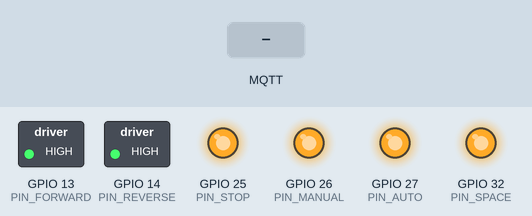
This sketch was run on a simulated ESP32. Parts: switched loads named in the sketch (green lamp = pin HIGH), output pins drawn as LEDs (lit = HIGH). The test bench sets the inputs (shaded band). WiFi joins after 1.5 s; servers stay silent unless stated; no MQTT or app messages arrive unless stated; what the sketch prints to the serial monitor is not drawn.

Above: at 2.9 s.
3.0 s: MQTT message "START_FORWARD" arrives on the first subscribed topic
At 3.6 s:
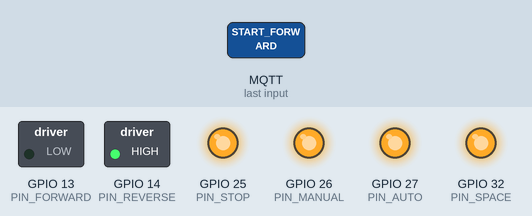
5.3 s: MQTT message "START_REVERSE" arrives on the first subscribed topic
At 6.0 s:
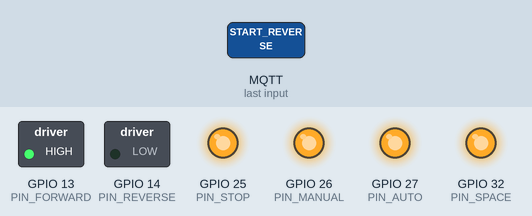
7.6 s: MQTT message "STOP" arrives on the first subscribed topic
At 8.0 s:
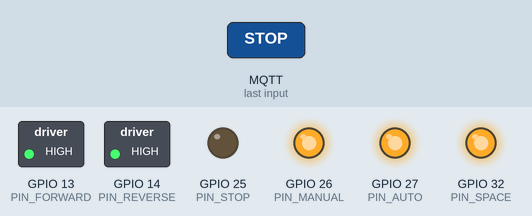
9.6 s: MQTT message "MODE_MANUAL" arrives on the first subscribed topic
At 10.8 s:
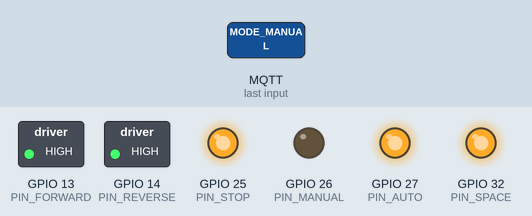
11.1 s: MQTT message "MODE_AUTO" arrives on the first subscribed topic
At 12.1 s:
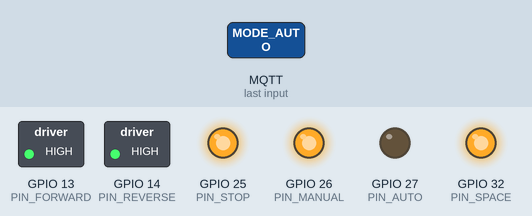
12.6 s: MQTT message "SPACE" arrives on the first subscribed topic
At 13.2 s:
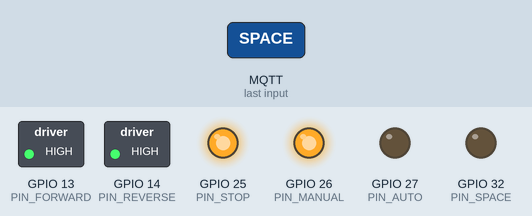
Timing chart, 0 to 15.1 s (numbered marks = the images above; inputs shaded):
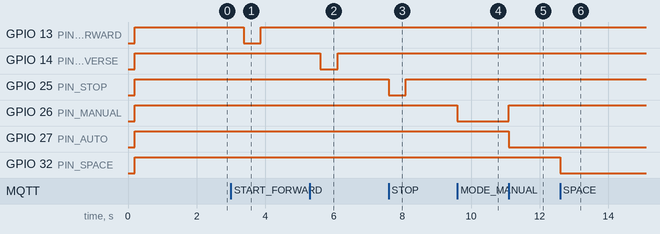

The sketch:

dol_starter_esp32.ino
```cpp
/*
 * ============================================================================
 *  DOL Starter - ESP32 MQTT Firmware
 * ============================================================================
 *  Broker   : EMQX Cloud (MQTT over TLS/SSL, port 8883)
 *  Subscribe: dol/starter/command   <- JSON {"command":"..."}
 *  Publish  : dol/starter/status    -> JSON status (retained)
 *
 *  Peta tombol aplikasi Flutter -> relay -> GPIO:
 *    START_FORWARD -> Relay 1 -> GPIO13
 *    START_REVERSE -> Relay 2 -> GPIO14
 *    STOP          -> Relay 3 -> GPIO25
 *    MODE_MANUAL   -> Relay 4 -> GPIO26
 *    MODE_AUTO     -> Relay 5 -> GPIO27
 *    SPACE         -> Relay 6 -> GPIO32
 *
 *  Board   : ESP32 (Arduino core 2.0.x / 3.x)
 *  Library : PubSubClient (Nick O'Leary) >= 2.8.0
 * ============================================================================
 */

#include <WiFi.h>
#include <WiFiClientSecure.h>
#include <PubSubClient.h>

// ======================= KONFIGURASI (WAJIB DIISI) ==========================
const char* WIFI_SSID   = "GANTI_SSID_WIFI";
const char* WIFI_PASS   = "GANTI_PASSWORD_WIFI";

const char* MQTT_HOST   = "GANTI_HOST_EMQX";
const int   MQTT_PORT   = 8883;                 // MQTT over TLS/SSL
const char* MQTT_USER   = "GANTI_USERNAME_MQTT";
const char* MQTT_PASS   = "GANTI_PASSWORD_MQTT";
const char* CLIENT_ID   = "esp32-dol-starter";  // harus unik per device

const char* TOPIC_CMD    = "dol/starter/command";
const char* TOPIC_STATUS = "dol/starter/status";
// ============================================================================

// ======================= KONFIGURASI PERILAKU RELAY ========================
// 1 = START/STOP bersifat MOMENTARY (pulse singkat, meniru tekan tombol fisik).
//     Cocok bila relay disambung paralel dengan push-button panel DOL.
// 0 = START bersifat LATCHING (relay bertahan ON) + interlock antar arah.
//     Cocok bila relay memicu koil kontaktor secara langsung.
#define PULSE_START_STOP   1

// Modul relay umumnya ACTIVE-LOW. Set false bila modul Anda active-HIGH.
#define RELAY_ACTIVE_LOW   1

const uint16_t PULSE_MS     = 500;   // durasi pulse tombol START/STOP
const uint16_t INTERLOCK_MS = 300;   // jeda mati antar arah (anti hubung-singkat)
const uint32_t HEARTBEAT_MS = 30000; // interval publish status saat idle
// ============================================================================

// ============================== PIN RELAY ==================================
const int PIN_FORWARD = 13;
const int PIN_REVERSE = 14;
const int PIN_STOP    = 25;
const int PIN_MANUAL  = 26;
const int PIN_AUTO    = 27;
const int PIN_SPACE   = 32;

const int RELAY_ON  = RELAY_ACTIVE_LOW ? LOW  : HIGH;
const int RELAY_OFF = RELAY_ACTIVE_LOW ? HIGH : LOW;
// ============================================================================

// Root CA EMQX (isi bila memakai mode aman; lihat USE_INSECURE_TLS di setup()).
static const char* EMQX_CA = R"EOF(
-----BEGIN CERTIFICATE-----
ISI_ROOT_CA_EMQX_DI_SINI
-----END CERTIFICATE-----
)EOF";

WiFiClientSecure tls;
PubSubClient mqtt(tls);

// State logis (dipakai untuk status feedback ke aplikasi)
bool forwardOn = false;
bool reverseOn = false;
bool manualOn  = false;
bool autoOn    = false;
bool spaceOn   = false;

// ---------------------------------------------------------------------------
// Utilitas
// ---------------------------------------------------------------------------
inline void driveRelay(int pin, bool on) {
  digitalWrite(pin, on ? RELAY_ON : RELAY_OFF);
}

void allRelaysOff() {
  driveRelay(PIN_FORWARD, false);
  driveRelay(PIN_REVERSE, false);
  driveRelay(PIN_STOP,    false);
  driveRelay(PIN_MANUAL,  false);
  driveRelay(PIN_AUTO,    false);
  driveRelay(PIN_SPACE,   false);
}

void pulseRelay(int pin) {
  driveRelay(pin, true);
  delay(PULSE_MS);
  driveRelay(pin, false);
}

// ---------------------------------------------------------------------------
// Kontrol motor (dengan interlock anti forward+reverse bersamaan)
// ---------------------------------------------------------------------------
void runForward() {
  driveRelay(PIN_REVERSE, false);
  reverseOn = false;
  delay(INTERLOCK_MS);
#if PULSE_START_STOP
  pulseRelay(PIN_FORWARD);
#else
  driveRelay(PIN_FORWARD, true);
#endif
  forwardOn = true;
}

void runReverse() {
  driveRelay(PIN_FORWARD, false);
  forwardOn = false;
  delay(INTERLOCK_MS);
#if PULSE_START_STOP
  pulseRelay(PIN_REVERSE);
#else
  driveRelay(PIN_REVERSE, true);
#endif
  reverseOn = true;
}

void stopMotor() {
  if (forwardOn)  driveRelay(PIN_FORWARD, false);
  if (reverseOn)  driveRelay(PIN_REVERSE, false);
#if PULSE_START_STOP
  pulseRelay(PIN_STOP);
#else
  driveRelay(PIN_STOP, true);
  delay(PULSE_MS);
  driveRelay(PIN_STOP, false);
#endif
  forwardOn = false;
  reverseOn = false;
}

void setMode(bool manual) {
  if (manual) {
    driveRelay(PIN_AUTO, false);
    driveRelay(PIN_MANUAL, true);
  } else {
    driveRelay(PIN_MANUAL, false);
    driveRelay(PIN_AUTO, true);
  }
  manualOn = manual;
  autoOn   = !manual;
}

// ---------------------------------------------------------------------------
// Parser JSON sederhana: ambil nilai "command" tanpa library eksternal
// ---------------------------------------------------------------------------
String extractCommand(const String& json) {
  int k = json.indexOf("\"command\"");
  if (k < 0) return "";
  int colon = json.indexOf(':', k);
  if (colon < 0) return "";
  int first = json.indexOf('"', colon + 1);
  if (first < 0) return "";
  int last = json.indexOf('"', first + 1);
  if (last < 0) return "";
  return json.substring(first + 1, last);
}

// ---------------------------------------------------------------------------
// Eksekusi perintah
// ---------------------------------------------------------------------------
void handleCommand(const String& cmd) {
  if (cmd == "START_FORWARD") {
    runForward();
  } else if (cmd == "START_REVERSE") {
    runReverse();
  } else if (cmd == "STOP") {
    stopMotor();
  } else if (cmd == "MODE_MANUAL") {
    setMode(true);
  } else if (cmd == "MODE_AUTO") {
    setMode(false);
  } else if (cmd == "SPACE") {
    spaceOn = !spaceOn;
    driveRelay(PIN_SPACE, spaceOn);
  } else {
    Serial.printf("[CMD] Tidak dikenal: %s\n", cmd.c_str());
    return;
  }
  Serial.printf("[CMD] %s -> ok\n", cmd.c_str());
  publishStatus();
}

// ---------------------------------------------------------------------------
// Status feedback (retained)
// ---------------------------------------------------------------------------
void publishStatus() {
  String s = "{\"forward\":" + String(forwardOn ? "true" : "false") +
             ",\"reverse\":" + String(reverseOn ? "true" : "false") +
             ",\"manual\":"  + String(manualOn  ? "true" : "false") +
             ",\"auto\":"    + String(autoOn    ? "true" : "false") +
             ",\"space\":"   + String(spaceOn   ? "true" : "false") +
             ",\"rssi\":"    + String(WiFi.RSSI()) + "}";
  mqtt.publish(TOPIC_STATUS, s.c_str(), true);
}

// ---------------------------------------------------------------------------
// Callback MQTT
// ---------------------------------------------------------------------------
void mqttCallback(char* topic, byte* payload, unsigned int length) {
  String msg;
  msg.reserve(length);
  for (unsigned int i = 0; i < length; i++) msg += (char)payload[i];
  Serial.printf("[MQTT] %s -> %s\n", topic, msg.c_str());

  String cmd = extractCommand(msg);
  if (cmd.length() == 0) {           // fallback bila payload berupa string polos
    cmd = msg;
    cmd.trim();
  }
  if (cmd.length() > 0) handleCommand(cmd);
}

// ---------------------------------------------------------------------------
// Koneksi WiFi & MQTT
// ---------------------------------------------------------------------------
void connectWifi() {
  if (WiFi.status() == WL_CONNECTED) return;
  WiFi.mode(WIFI_STA);
  WiFi.begin(WIFI_SSID, WIFI_PASS);
  Serial.print("[WiFi] Menghubungkan");
  uint32_t start = millis();
  while (WiFi.status() != WL_CONNECTED && millis() - start < 15000) {
    delay(300);
    Serial.print('.');
  }
  Serial.println();
  if (WiFi.status() == WL_CONNECTED)
    Serial.printf("[WiFi] Terhubung, IP=%s\n", WiFi.localIP().toString().c_str());
  else
    Serial.println("[WiFi] Gagal, akan dicoba lagi");
}

bool connectMqtt() {
  String cid = String(CLIENT_ID) + "-" + String((uint32_t)ESP.getEfuseMac(), HEX);
  // Last Will & Testament: broker menandai device offline bila koneksi terputus
  bool ok = mqtt.connect(cid.c_str(), MQTT_USER, MQTT_PASS,
                         TOPIC_STATUS, 1, true, "{\"online\":false}");
  if (ok) {
    mqtt.subscribe(TOPIC_CMD, 1);
    mqtt.publish(TOPIC_STATUS, "{\"online\":true}", true);
    Serial.println("[MQTT] Terhubung ke EMQX (TLS)");
  } else {
    Serial.printf("[MQTT] Gagal connect, state=%d\n", mqtt.state());
  }
  return ok;
}

// ---------------------------------------------------------------------------
void setup() {
  Serial.begin(115200);
  delay(200);
  Serial.println("\n=== DOL Starter ESP32 booting ===");

  pinMode(PIN_FORWARD, OUTPUT);
  pinMode(PIN_REVERSE, OUTPUT);
  pinMode(PIN_STOP,    OUTPUT);
  pinMode(PIN_MANUAL,  OUTPUT);
  pinMode(PIN_AUTO,    OUTPUT);
  pinMode(PIN_SPACE,   OUTPUT);
  allRelaysOff();

  // TLS: setInsecure() cepat untuk uji; untuk produksi pakai CA cert.
  // Ganti baris di bawah dengan:  tls.setCACert(EMQX_CA);
  tls.setInsecure();

  mqtt.setServer(MQTT_HOST, MQTT_PORT);
  mqtt.setCallback(mqttCallback);
  mqtt.setKeepAlive(30);
  mqtt.setBufferSize(512);

  connectWifi();
}

void loop() {
  if (WiFi.status() != WL_CONNECTED) connectWifi();

  if (!mqtt.connected()) {
    static uint32_t lastAttempt = 0;
    if (millis() - lastAttempt > 3000) {
      lastAttempt = millis();
      connectMqtt();
    }
  } else {
    mqtt.loop();

    static uint32_t lastBeat = 0;
    if (millis() - lastBeat > HEARTBEAT_MS) {
      lastBeat = millis();
      publishStatus();
    }
  }

  delay(10);
}
```

Measured:
- after the input at 3.0 s, GPIO 13 (PIN_FORWARD): HIGH → LOW after 0.37 s, → HIGH 0.50 s later
- after the input at 5.3 s, GPIO 14 (PIN_REVERSE): HIGH → LOW after 0.31 s, → HIGH 0.50 s later
- after the input at 7.6 s, GPIO 25 (PIN_STOP): HIGH → LOW at once, → HIGH 0.50 s later
- after the input at 9.6 s, GPIO 26 (PIN_MANUAL): HIGH → LOW at once
- after the input at 11.1 s, GPIO 26 (PIN_MANUAL): LOW → HIGH at once; GPIO 27 (PIN_AUTO): HIGH → LOW at once
- after the input at 12.6 s, GPIO 32 (PIN_SPACE): HIGH → LOW at once
